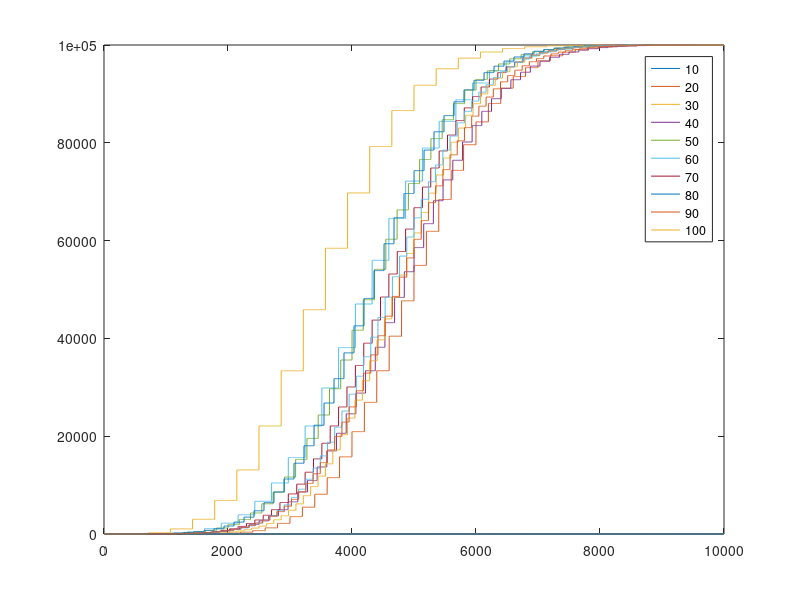

This chart was generated by the following MATLAB code:
%
points = 1e4;
means = 10;
integrals = zeros(points,means);
for numberOfUsers = 10:10:100;
    LAMBDA = numberOfUsers;
    R = poissrnd(LAMBDA,points*10,1);
    integral = cumsum(hist(R,points)).';
    integrals(:,numberOfUsers) = integral;
    
end
numberOfUsers = 10:10:100;
plot(integrals);
legend('10','20','30','40','50','60','70','80','90','100');